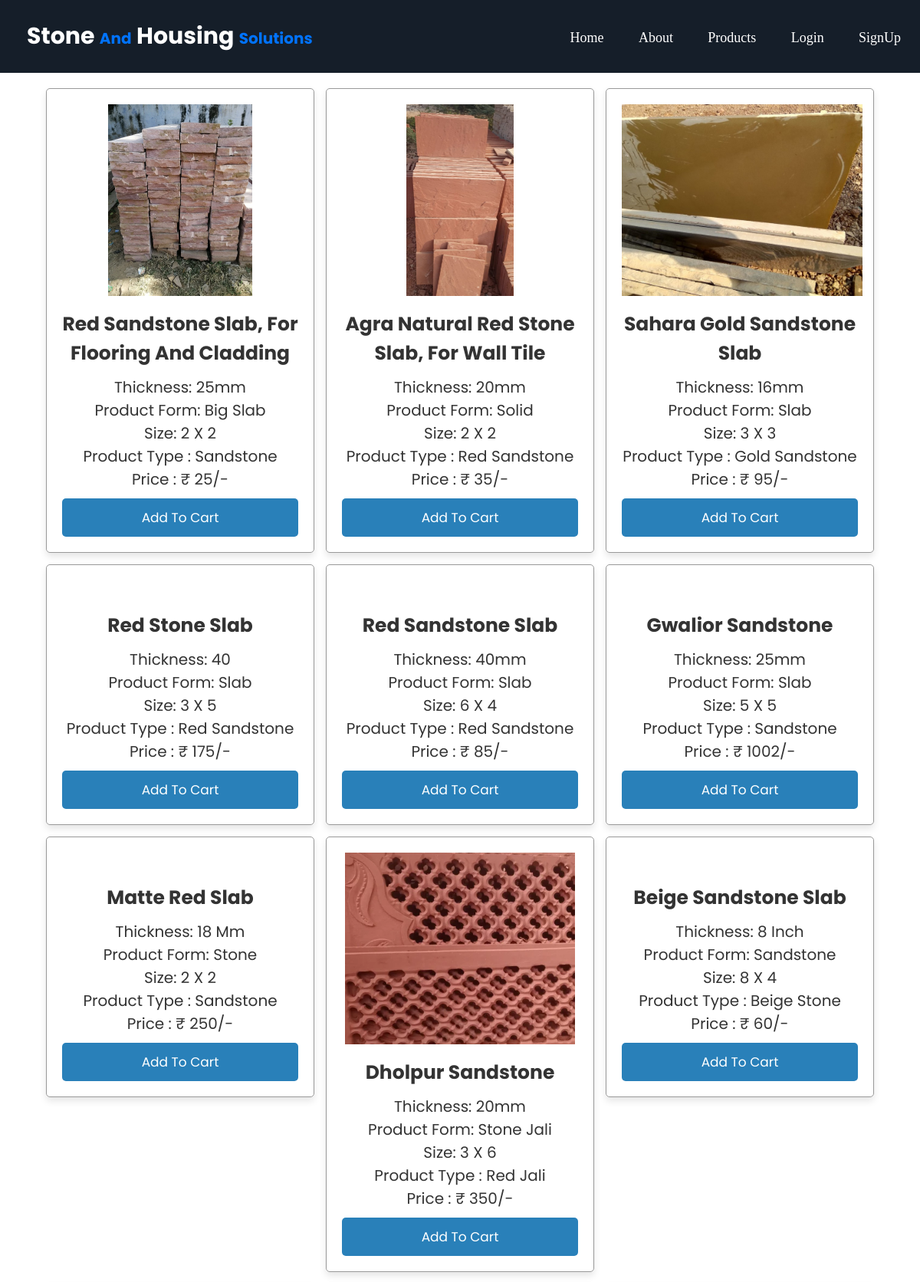
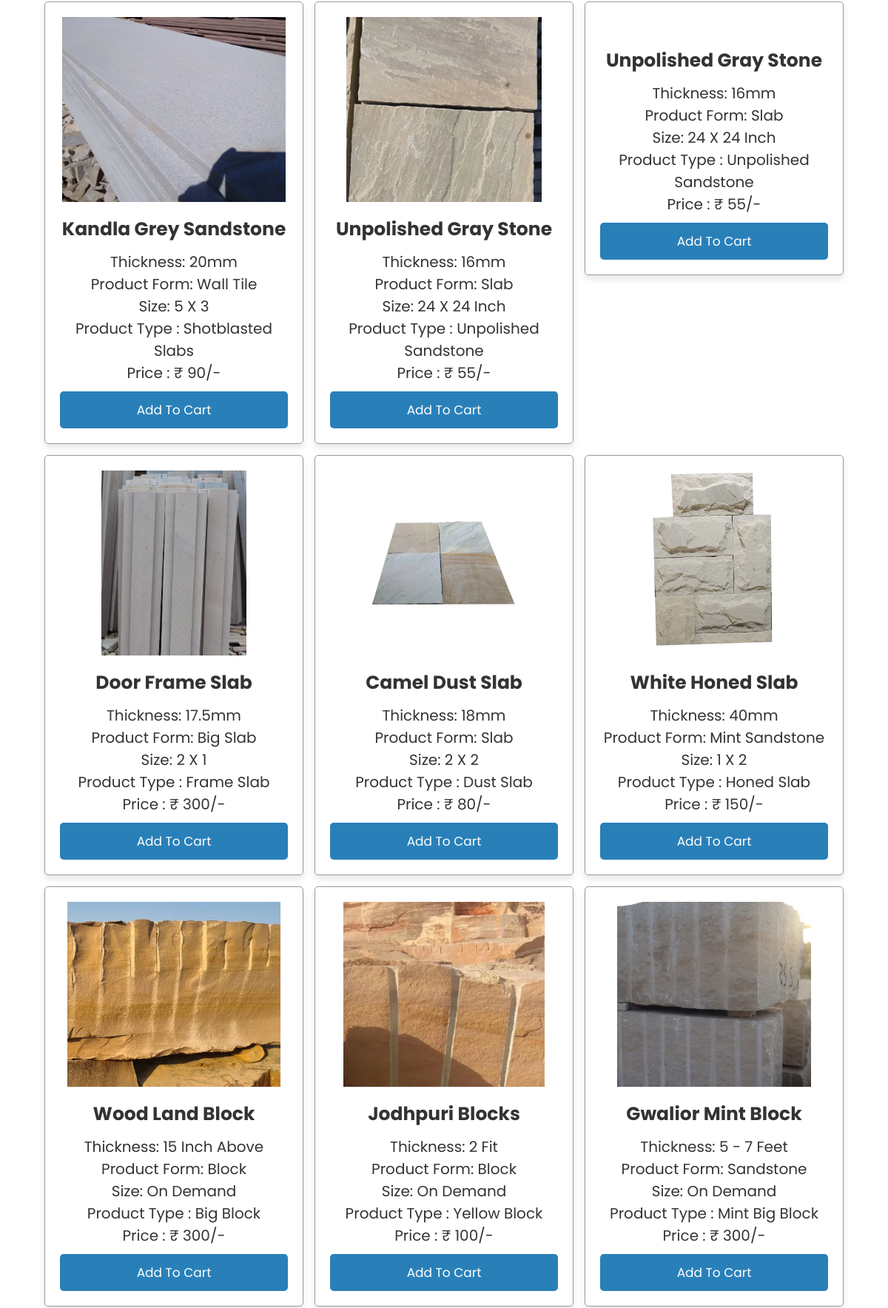
/products.php (upper part), run on the app's committed database (2 pictures, top to bottom).
### tables this page shows
CREATE TABLE `products` (
  `id` int(100) NOT NULL,
  `name` varchar(255) NOT NULL,
  `price` varchar(255) NOT NULL,
  `image` varchar(255) NOT NULL,
  `thickness` varchar(50) NOT NULL,
  `Form` varchar(50) NOT NULL,
  `size` varchar(50) NOT NULL,
  `product_type` varchar(50) NOT NULL
);

### products.php (the view, shortened to what this page needs)
<?php
include 'includes/header.php';
?>
<!DOCTYPE html>
<html lang="en">
<head>
  <link rel="stylesheet" href="https://cdnjs.cloudflare.com/ajax/libs/font-awesome/6.0.0/css/all.min.css">
  <link rel="stylesheet" href="admin\css\style.css">
</head>
<body>
  <div class="container">
    <section class="products">
      <div class="box-container" style="padding:25px 0px; ">
        <?php
        $select_products = mysqli_query($conn, "SELECT * FROM `products`");
        if (mysqli_num_rows($select_products) > 0) {
          while ($fetch_product = mysqli_fetch_assoc($select_products)) {
        ?>
            <form action="" method="post">
              <div class="box" id="det" style="text-align: center;">
                <div class="pic left">
                  <img src="admin/uploaded_img/<?php echo $fetch_product['image']; ?>" alt="">
                </div>
                <div class="p_info right">
                  <h3><?php echo $fetch_product['name']; ?></h3>
                  <div class="price">Thickness: <?php echo $fetch_product['thickness']; ?></div>
                  <div class="price"> Product Form: <?php echo $fetch_product['Form']; ?></div>
                  <div class="price">Size: <?php echo $fetch_product['size']; ?></div>
                  <div class="price">Product Type : <?php echo $fetch_product['product_type']; ?></div>
                  <div class="price">Price :&nbsp;₹&nbsp;<?php echo $fetch_product['price']; ?>/-</div>
                </div>
                <input type="submit" class="btn" value="add to cart" name="add_to_cart">
              </div>
            </form>
        <?php
          };
        };
        ?>
      </div>
      <br>
    </section>
  </div>
</body>
</html>
<?php
  include 'includes/footer.php';
?>

### admin/css/style.css (style rules this page uses)
:root { --blue:#2980b9; --red:tomato; --orange:#32CD32 ; --black:#333; --white:#fff; --bg-color:#eee; --dark-bg:rgba(0,0,0,.7); --box-shadow:0 .5rem 1rem rgba(0,0,0,.1); --border:.1rem solid #999; }
* { font-family: 'Poppins', sans-serif; margin:0; padding:0; box-sizing: border-box; outline: none; border:none; text-decoration: none; text-transform: capitalize; }
html { font-size: 62.5%; overflow-x: hidden; }
.container { max-width: 1200px; margin:0 auto; }
section { padding:2rem; }
.btn, .option-btn, .delete-btn { display: block; width: 100%; text-align: center; background-color: var(--blue); color:var(--white); font-size: 1.7rem; padding:1.2rem 3rem; border-radius: .5rem; cursor: pointer; margin-top: 1rem; }
.products { position: relative; top:70px; }
.products .box-container { display: grid; grid-template-columns: repeat(auto-fit, 35rem); gap:1.5rem; justify-content: center; }
.products .box-container .box { text-align: center; padding:2rem; box-shadow: var(--box-shadow); border:var(--border); border-radius: .5rem; }
.products .box-container .box img { height: 25rem; }
.products .box-container .box h3 { margin:1rem 0; font-size: 2.5rem; color:var(--black); }
.products .box-container .box .price { font-size: 20px; color:var(--black); }

### Css/footer.css (style rules this page uses)
* { font-size: 20px; }

### data on the page
products: image (picture), name "Red Sandstone Slab, For Flooring And Cladding", thickness "25mm", Form "Big Slab", size "2 X 2", product_type "Sandstone", price "25"
products: image (picture), name "Agra Natural Red Stone Slab, For Wall Tile", thickness "20mm", Form "Solid", size "2 X 2", product_type "Red Sandstone", price "35"
products: image (picture), name "Sahara Gold Sandstone Slab", thickness "16mm", Form "Slab", size "3 X 3", product_type "Gold Sandstone", price "95"
products: name "Red Stone Slab", thickness "40", Form "Slab", size "3 X 5", product_type "Red Sandstone", price "175"
products: name "Red Sandstone Slab", thickness "40mm", Form "Slab", size "6 X 4", product_type "Red Sandstone", price "85"
products: name "Gwalior Sandstone", thickness "25mm", Form "Slab", size "5 X 5", product_type "Sandstone", price "1002"
products: name "Matte Red Slab", thickness "18 Mm", Form "Stone", size "2 X 2", product_type "Sandstone", price "250"
products: image (picture), name "Dholpur Sandstone", thickness "20mm", Form "Stone Jali", size "3 X 6", product_type "Red Jali", price "350"
products: name "Beige Sandstone Slab", thickness "8 Inch", Form "Sandstone", size "8 X 4", product_type "Beige Stone", price "60"
products: image (picture), name "Kandla Grey Sandstone", thickness "20mm", Form "Wall Tile", size "5 X 3", product_type "Shotblasted Slabs", price "90"
products: image (picture), name "Unpolished Gray Stone", thickness "16mm", Form "Slab", size "24 X 24 Inch", product_type "Unpolished Sandstone", price "55"
products: name "Unpolished Gray Stone", thickness "16mm", Form "Slab", size "24 X 24 Inch", product_type "Unpolished Sandstone", price "55"
products: image (picture), name "Door Frame Slab", thickness "17.5mm", Form "Big Slab", size "2 X 1", product_type "Frame Slab", price "300"
products: image (picture), name "Camel Dust Slab", thickness "18mm", Form "Slab", size "2 X 2", product_type "Dust Slab", price "80"
products: image (picture), name "White Honed Slab", thickness "40mm", Form "Mint Sandstone", size "1 X 2", product_type "Honed Slab", price "150"
products: image (picture), name "Wood Land Block", thickness "15 Inch Above", Form "Block", size "On Demand", product_type "Big Block", price "300"
products: image (picture), name "Jodhpuri Blocks", thickness "2 Fit", Form "Block", size "On Demand", product_type "Yellow Block", price "100"
products: image (picture), name "Gwalior Mint Block", thickness "5 - 7 Feet", Form "Sandstone", size "On Demand", product_type "Mint Big Block", price "300"
